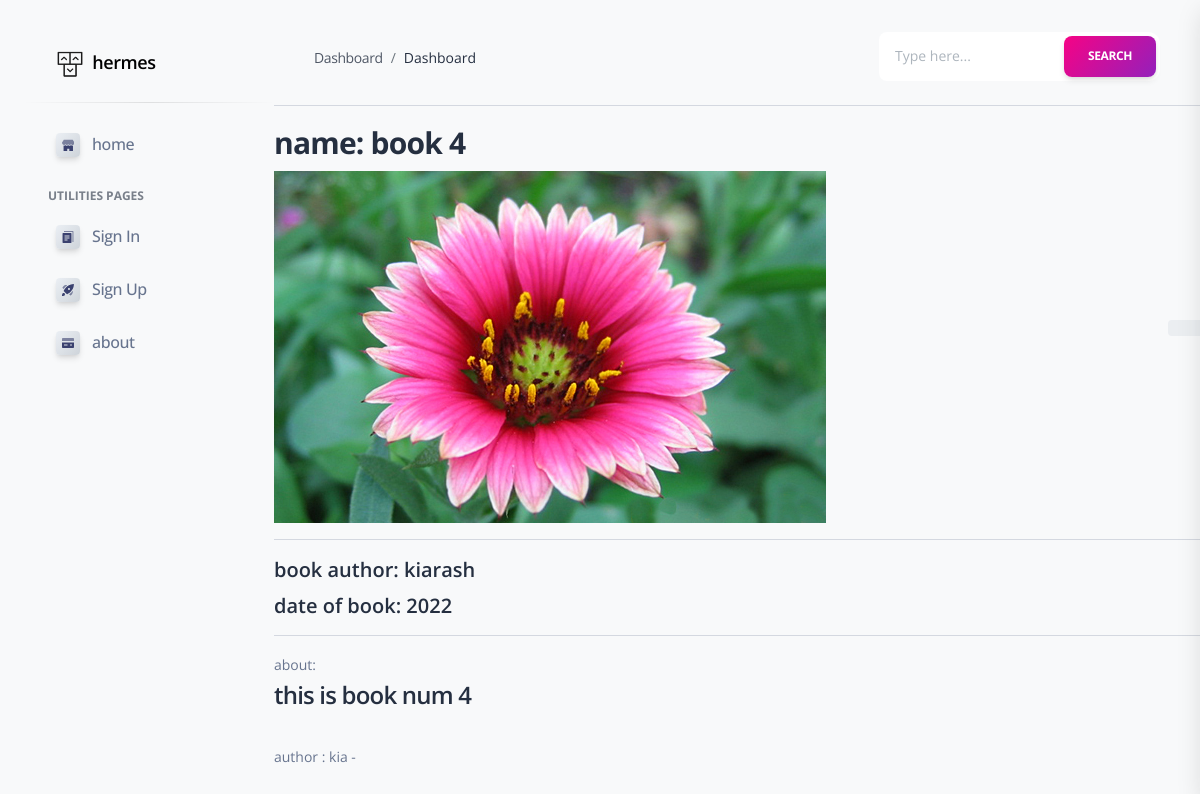
/post/10, run on the app's committed database.
### post/models.py (models this page shows, shortened)
class Post(models.Model):
    title = models.CharField(max_length=200) #esme ketab
    slug = models.SlugField(unique=True)
    body = models.TextField() #darbareye ketab
    image = models.ImageField(upload_to='img') #ax ketab
    created = models.DateTimeField(auto_now_add=True)
    updated = models.DateTimeField(auto_now=True)
    author = models.ForeignKey(User, on_delete=models.CASCADE) #nevisande site
    book_author = models.CharField(max_length=200) #nevisande ketab
    date_of_book = models.IntegerField() #salechap

### post/views.py (the view)
# urls.py: path('post/<int:pk>', PostDetail.as_view(), name="postdetail"),
class PostDetail(DetailView):
    model = Post
    template_name = 'post/postdetail.html'

### post/templates/post/postdetail.html (shortened to what this page needs)
{% extends 'layouts/base.html' %}
{% load static %}
    {% block content %}
    <hr>
    <h3>name: {{ post.title }}</h3>
    <img src="{{ post.image.url }}"/ alt="nophoto">
    <hr>
    <h5>book author: {{ post.book_author }} </h5>
    <h5> date of book: {{ post.date_of_book }}</h5>
    <hr>
    <small>about:</small>
    <h4>{{ post.body }}</h4><br/>
    <small>author : {{ post.author }} -
    </small></br>
    {% endblock %}

### data on the page
Post: title "book 4", image (picture), book_author "kiarash", date_of_book "2022", body "this is book num 4", author "kia"
